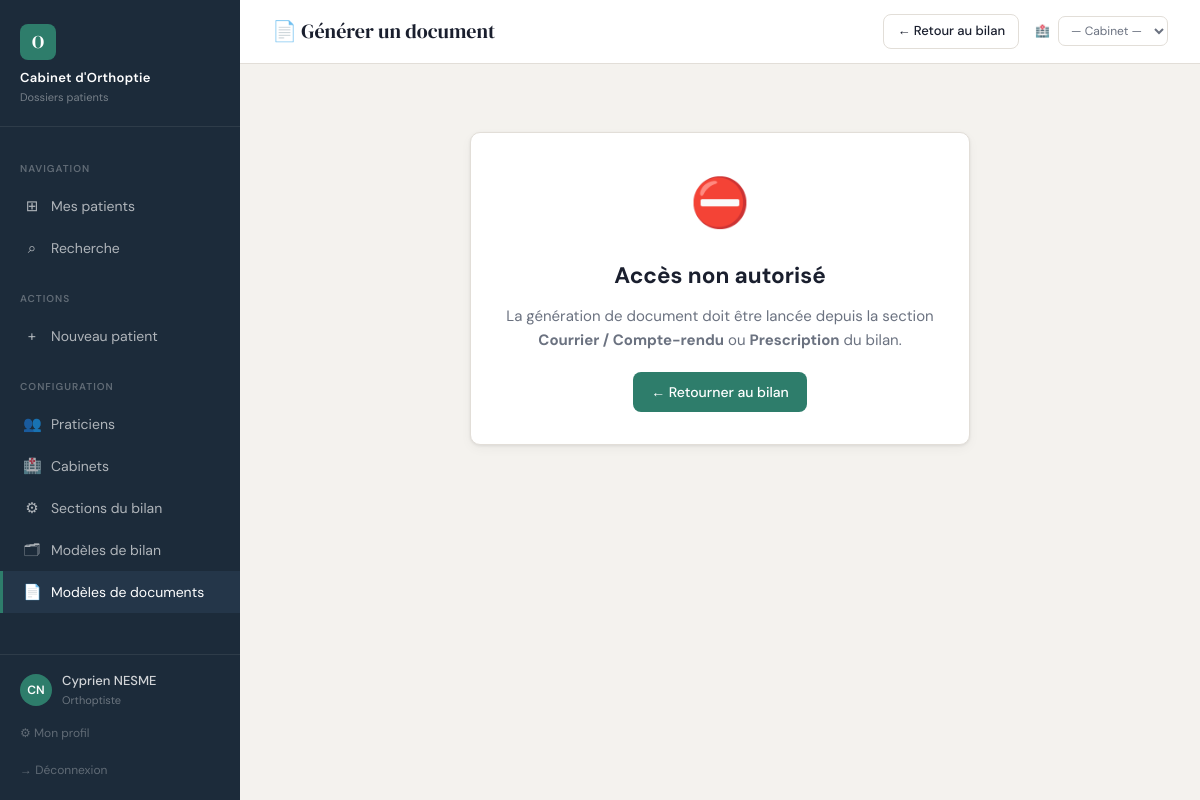
Screenshot of /consultation/9/document (signed in) with the database file from the repository.
### app.py (models this page shows, shortened)
class Praticien(UserMixin, db.Model):
    __tablename__ = 'praticien'
    id            = db.Column(db.Integer, primary_key=True)
    nom           = db.Column(db.String(100), nullable=False)
    prenom        = db.Column(db.String(100), nullable=False)
    titre         = db.Column(db.String(50), default='Orthoptiste')
    email         = db.Column(db.String(200), unique=True)
    login         = db.Column(db.String(100), unique=True, nullable=False)
    password_hash = db.Column(db.String(200))
    rpps          = db.Column(db.String(11))   # N° RPPS national fixe
    couleur       = db.Column(db.String(7), default='#2E7D6B')  # couleur hex
    actif         = db.Column(db.Boolean, default=True)
    role          = db.Column(db.String(20), default='praticien')  # 'admin' ou 'praticien'
    created_at    = db.Column(db.DateTime, default=datetime.utcnow)
    @property
    def is_admin(self):
        return self.role == 'admin'

### app.py (the view, shortened to what this page needs)
@app.route('/consultation/<int:consultation_id>/document', methods=['GET', 'POST'])
@login_required
def generer_document(consultation_id):
    c = Consultation.query.get_or_404(consultation_id)
    modeles = DocumentModele.query.filter_by(actif=True)\
                                  .order_by(DocumentModele.type, DocumentModele.nom).all()
    sections, _ = get_sections()
    section_origine = request.args.get('section', '')
    type_doc = None
    if section_origine == 'prescription':
        type_doc = 'ordonnance'
    elif section_origine == 'courrier':
        type_doc = 'courrier'
    modeles_filtres = [m for m in modeles if not type_doc or m.type == type_doc]
    return render_template('consultations/generer_document.html',
                           consultation=c, modeles=modeles_filtres,
                           sections_def=sections,
                           section_origine=section_origine,
                           type_doc=type_doc)

### app.py (called while the page is built)
def get_current_cabinet():
    cab_id = session.get('cabinet_id')
    if cab_id:
        return Cabinet.query.get(cab_id)
    return None

def get_cabinets_praticien():
    if not current_user.is_authenticated:
        return []
    pcs = PraticienCabinet.query.filter_by(
        praticien_id=current_user.id).join(Cabinet).filter(Cabinet.actif==True).all()
    return [pc.cabinet for pc in pcs]

def get_sections():
    secs = SectionDef.query.filter_by(actif=True).order_by(SectionDef.ordre).all()
    return {s.type_key: s.to_dict() for s in secs}, [s.type_key for s in secs]

@login_manager.user_loader
def load_user(user_id): return Praticien.query.get(int(user_id))

@app.context_processor
def inject_cabinet():
    if current_user.is_authenticated:
        return {
            'cabinet_courant': get_current_cabinet(),
            'cabinets_dispo':  get_cabinets_praticien(),
        }
    return {'cabinet_courant': None, 'cabinets_dispo': []}

    def to_dict(self):
        return {'label': self.label,
                'obs_defaut': self.obs_defaut or '',
                'avec_observations': self.avec_observations if self.avec_observations is not None else True,
                'champs': [c.to_dict() for c in self.champs if c.actif]}

    def to_dict(self):
        d = {'name': self.name, 'label': self.label, 'type': self.type}
        if self.type == 'select':
            d['options'] = [o.valeur for o in self.options if o.actif]
        return d

### templates/consultations/generer_document.html (shortened to what this page needs)
{% extends "base.html" %}
{% block page_title %}
  {% if type_doc == 'ordonnance' %}📋 Ordonnance
  {% elif type_doc == 'courrier' %}✉️ Courrier / Compte-rendu
  {% else %}📄 Générer un document
  {% endif %}
{% endblock %}
{% block topbar_actions %}
  <a href="{{ url_for('consultation_modifier', consultation_id=consultation.id) }}"
     class="btn btn-secondary btn-sm">← Retour au bilan</a>
{% endblock %}
{% block content %}
{% if not section_origine %}
<div class="card" style="max-width:500px;margin:40px auto;text-align:center;">
  <div class="card-body" style="padding:32px;">
    <div style="font-size:48px;margin-bottom:16px;">⛔</div>
    <h2 style="margin-bottom:10px;">Accès non autorisé</h2>
    <p style="color:var(--muted);margin-bottom:20px;">
      La génération de document doit être lancée depuis la section
      <strong>Courrier / Compte-rendu</strong> ou <strong>Prescription</strong> du bilan.
    </p>
    <a href="{{ url_for('consultation_modifier', consultation_id=consultation.id) }}"
       class="btn btn-primary">← Retourner au bilan</a>
  </div>
</div>
{% endif %}
{% endblock %}

### templates/base.html (shortened to what this page needs)
<!DOCTYPE html>
<html lang="fr">
<head>
</head>
<body>
{% if current_user.is_authenticated %}
<aside class="sidebar">
  <div class="sidebar-brand">
    <div class="logo-mark">O</div>
    <h1>Cabinet d'Orthoptie</h1>
    <p>Dossiers patients</p>
  </div>
  <nav class="sidebar-nav">
    <div class="nav-section"><span>Navigation</span></div>
    <a href="{{ url_for('index') }}"
       class="nav-item {% if request.endpoint == 'index' %}active{% endif %}">
      <span class="icon">⊞</span> Mes patients
    </a>
    <a href="{{ url_for('recherche') }}"
       class="nav-item {% if request.endpoint == 'recherche' %}active{% endif %}">
      <span class="icon">⌕</span> Recherche
    </a>
    <div class="nav-section"><span>Actions</span></div>
    <a href="{{ url_for('patient_nouveau') }}"
       class="nav-item {% if request.endpoint == 'patient_nouveau' %}active{% endif %}">
      <span class="icon">+</span> Nouveau patient
    </a>
    <div class="nav-section"><span>Configuration</span></div>
    {% if current_user.is_admin %}
    <a href="{{ url_for('admin_praticiens') }}"
       class="nav-item {% if request.endpoint and 'praticien' in request.endpoint and request.endpoint != 'profil' %}active{% endif %}">
      <span class="icon">👥</span> Praticiens
    </a>
    <a href="{{ url_for('admin_cabinets') }}"
       class="nav-item {% if request.endpoint and 'cabinet' in request.endpoint %}active{% endif %}">
      <span class="icon">🏥</span> Cabinets
    </a>
    <a href="{{ url_for('admin_sections') }}"
       class="nav-item {% if request.endpoint in ['admin_sections','admin_section_detail'] %}active{% endif %}">
      <span class="icon">⚙</span> Sections du bilan
    </a>
    <a href="{{ url_for('admin_modeles') }}"
       class="nav-item {% if request.endpoint and 'modele' in request.endpoint and 'document' not in request.endpoint %}active{% endif %}">
      <span class="icon">🗂</span> Modèles de bilan
    </a>
    <a href="/admin/document-modeles"
       class="nav-item {% if request.endpoint and 'document' in request.endpoint %}active{% endif %}">
      <span class="icon">📄</span> Modèles de documents
    </a>
    {% endif %}
  </nav>
  <div class="sidebar-footer">
    <div class="user-chip">
      <div class="user-avatar">
        {{ current_user.prenom[0] }}{{ current_user.nom[0] }}
      </div>
      <div>
        <div class="user-name">{{ current_user.prenom }} {{ current_user.nom }}</div>
        <div class="user-role">{{ current_user.titre }}</div>
      </div>
    </div>
    <a href="{{ url_for('profil') }}" class="logout-link">⚙ Mon profil</a>
    <a href="{{ url_for('logout') }}" class="logout-link">→ Déconnexion</a>
  </div>
</aside>
{% endif %}
<main class="main">
  <div class="topbar">
    <div class="topbar-title">{% block page_title %}{% endblock %}</div>
    <div class="topbar-actions">
      {% block topbar_actions %}{% endblock %}
      {% if current_user.is_authenticated and cabinets_dispo %}
      <form method="POST" action="{{ url_for('changer_cabinet') }}"
            style="display:flex;align-items:center;gap:8px;margin-left:8px;">
        <span style="font-size:12px;color:var(--muted);white-space:nowrap;">🏥</span>
        <select name="cabinet_id"
                onchange="this.form.submit()"
                style="font-size:12px;padding:5px 8px;border-radius:7px;
                       border:1px solid var(--border);background:var(--surface);
                       color:{% if cabinet_courant %}var(--accent){% else %}var(--muted){% endif %};
                       font-weight:{% if cabinet_courant %}500{% else %}400{% endif %};">
          <option value="">— Cabinet —</option>
        </select>
      </form>
      {% endif %}
    </div>
  </div>
  <div class="content">
    {% block content %}{% endblock %}
  </div>
</main>
</body>
</html>

### templates/base.html (style rules this page uses)
*, *::before, *::after { box-sizing: border-box; margin: 0; padding: 0; }
:root { --bg: #F4F2EE; --surface: #FFFFFF; --sidebar: #1C2B3A; --sidebar-hover: #243649; --accent: #2E7D6B; --accent-lt: #E6F2EF; --accent-dk: #1D5C4E; --text: #1A1F2E; --muted: #6B7280; --border: #E2DED8; --danger: #C0392B; --danger-lt: #FDECEA; --warn: #D97706; --warn-lt: #FEF3C7; --success: #2E7D6B; --radius: 10px; --shadow: 0 1px 3px rgba(0,0,0,.08), 0 4px 12px rgba(0,0,0,.04); --font: 'DM Sans', sans-serif; --font-serif:'DM Serif Display', serif; --sidebar-w: 240px; }
body { font-family: var(--font); background: var(--bg); color: var(--text); font-size: 15px; line-height: 1.6; min-height: 100vh; }
.sidebar { position: fixed; top: 0; left: 0; bottom: 0; width: var(--sidebar-w); background: var(--sidebar); display: flex; flex-direction: column; z-index: 100; }
.sidebar-brand { padding: 24px 20px 20px; border-bottom: 1px solid rgba(255,255,255,.08); }
.sidebar-brand .logo-mark { width: 36px; height: 36px; border-radius: 8px; background: var(--accent); display: flex; align-items: center; justify-content: center; font-family: var(--font-serif); color: #fff; font-size: 18px; font-weight: 400; margin-bottom: 10px; }
.sidebar-brand h1 { font-size: 13px; font-weight: 600; color: #fff; letter-spacing: .3px; line-height: 1.3; }
.sidebar-brand p { font-size: 11px; color: rgba(255,255,255,.4); margin-top: 2px; }
.sidebar-nav { flex: 1; padding: 12px 0; overflow-y: auto; }
.nav-section { padding: 16px 20px 6px; }
.nav-section span { font-size: 10px; font-weight: 600; letter-spacing: 1px; color: rgba(255,255,255,.3); text-transform: uppercase; }
.nav-item { display: flex; align-items: center; gap: 10px; padding: 9px 20px; color: rgba(255,255,255,.65); text-decoration: none; font-size: 14px; font-weight: 400; border-left: 3px solid transparent; transition: all .15s; }
.nav-item.active { background: var(--sidebar-hover); color: #fff; border-left-color: var(--accent); }
.nav-item .icon { width: 18px; text-align: center; font-size: 15px; flex-shrink: 0; }
.sidebar-footer { padding: 16px 20px; border-top: 1px solid rgba(255,255,255,.08); }
.user-chip { display: flex; align-items: center; gap: 10px; }
.user-avatar { width: 32px; height: 32px; border-radius: 50%; background: var(--accent); display: flex; align-items: center; justify-content: center; font-size: 12px; font-weight: 600; color: #fff; flex-shrink: 0; }
.user-name { font-size: 13px; color: rgba(255,255,255,.8); font-weight: 500; }
.user-role { font-size: 11px; color: rgba(255,255,255,.35); }
.logout-link { display: block; margin-top: 10px; font-size: 12px; color: rgba(255,255,255,.3); text-decoration: none; padding: 4px 0; }
.main { margin-left: var(--sidebar-w); min-height: 100vh; display: flex; flex-direction: column; }
.topbar { background: var(--surface); border-bottom: 1px solid var(--border); padding: 14px 32px; display: flex; align-items: center; gap: 16px; position: sticky; top: 0; z-index: 50; }
.topbar-title { font-family: var(--font-serif); font-size: 20px; color: var(--text); flex: 1; }
.topbar-actions { display: flex; gap: 8px; align-items: center; }
.content { padding: 28px 32px; flex: 1; }
.card { background: var(--surface); border: 1px solid var(--border); border-radius: var(--radius); box-shadow: var(--shadow); }
.card-body { padding: 20px; }
input, select, textarea { width: 100%; font-family: var(--font); font-size: 14px; color: var(--text); background: var(--surface); border: 1px solid var(--border); border-radius: 7px; padding: 8px 11px; transition: border-color .15s, box-shadow .15s; outline: none; }
.btn { display: inline-flex; align-items: center; gap: 6px; padding: 9px 18px; border-radius: 8px; font-family: var(--font); font-size: 14px; font-weight: 500; cursor: pointer; border: none; text-decoration: none; transition: all .15s; }
.btn-primary { background: var(--accent); color: #fff; }
.btn-secondary { background: var(--surface); color: var(--text); border: 1px solid var(--border); }
.btn-sm { padding: 6px 13px; font-size: 13px; }

### rows the page displays
Praticien: prenom "C", nom "N", prenom "Cyprien", nom "NESME", titre "Orthoptiste"
